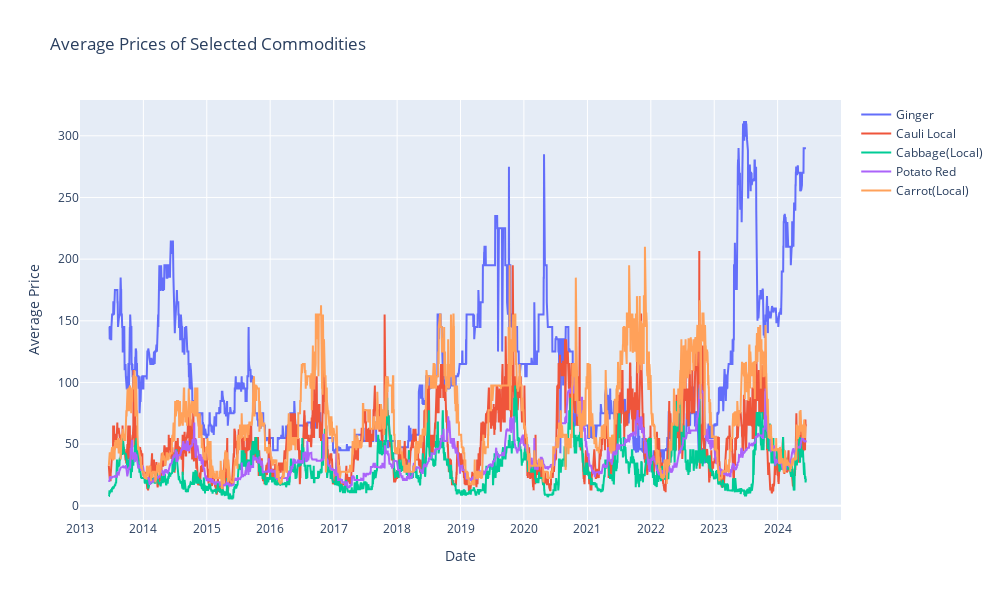

The cell this chart's notebook holds for it:
### Code cell
import plotly.graph_objects as go
import pandas as pd

# Ensure 'Date' column is in datetime format

fig = go.Figure()

# List of commodities to plot
commodities = ['Ginger', 'Cauli Local', 'Cabbage(Local)', 'Potato Red', 'Carrot(Local)']

# Add a trace for each commodity
for commodity in commodities:
    commodity_data = filtered_df[filtered_df['Commodity'] == commodity]
    fig.add_trace(go.Scatter(
        x=commodity_data.index,
        y=commodity_data['Average'],
        mode='lines',
        name=commodity
    ))

# Update layout to ensure each year is displayed on the x-axis
fig.update_layout(
    title='Average Prices of Selected Commodities',
    xaxis_title='Date',
    yaxis_title='Average Price',
    xaxis=dict(
        tickmode='linear',
        dtick='M12',  # Set tick distance to 12 months (1 year)
        tickformat='%Y',
        range=[pd.to_datetime('2013-01-01'), pd.to_datetime('2024-12-31')]
    ),
    height=600,
    width=1000
)

# Show the plot
fig.show()

### Figure 1 — Plotly figure (JSON) as saved in the notebook; plotly's stock layout.template omitted (floating-point values rounded to 4 significant figures; data arrays with more than 128 entries replaced by an {"elided": "..."} marker saying what was removed)
{"data": [{"mode": "lines", "name": "Ginger", "type": "scatter", "x": {"elided": "3849 str values"}, "y": {"elided": "3849 float values"}}, {"mode": "lines", "name": "Cauli Local", "type": "scatter", "x": {"elided": "3849 str values"}, "y": {"elided": "3849 float values"}}, {"mode": "lines", "name": "Cabbage(Local)", "type": "scatter", "x": {"elided": "3837 str values"}, "y": {"elided": "3837 float values"}}, {"mode": "lines", "name": "Potato Red", "type": "scatter", "x": {"elided": "3834 str values"}, "y": {"elided": "3834 float values"}}, {"mode": "lines", "name": "Carrot(Local)", "type": "scatter", "x": {"elided": "3829 str values"}, "y": {"elided": "3829 float values"}}], "layout": {"height": 600, "title": {"text": "Average Prices of Selected Commodities"}, "width": 1000, "xaxis": {"dtick": "M12", "range": ["2013-01-01T00:00:00", "2024-12-31T00:00:00"], "tickformat": "%Y", "tickmode": "linear", "title": {"text": "Date"}}, "yaxis": {"title": {"text": "Average Price"}}}}
